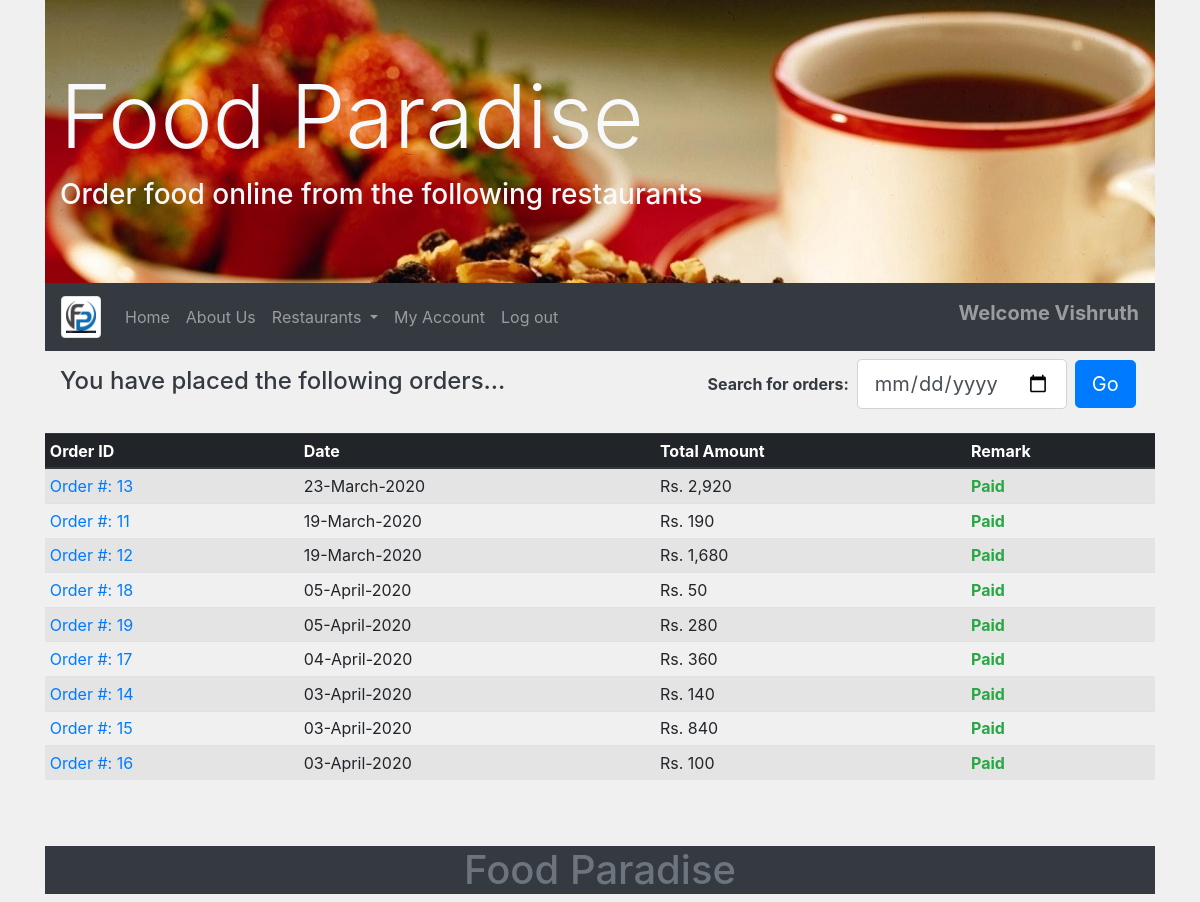
The page /view_bills.php (signed in) on the database as committed earlier.
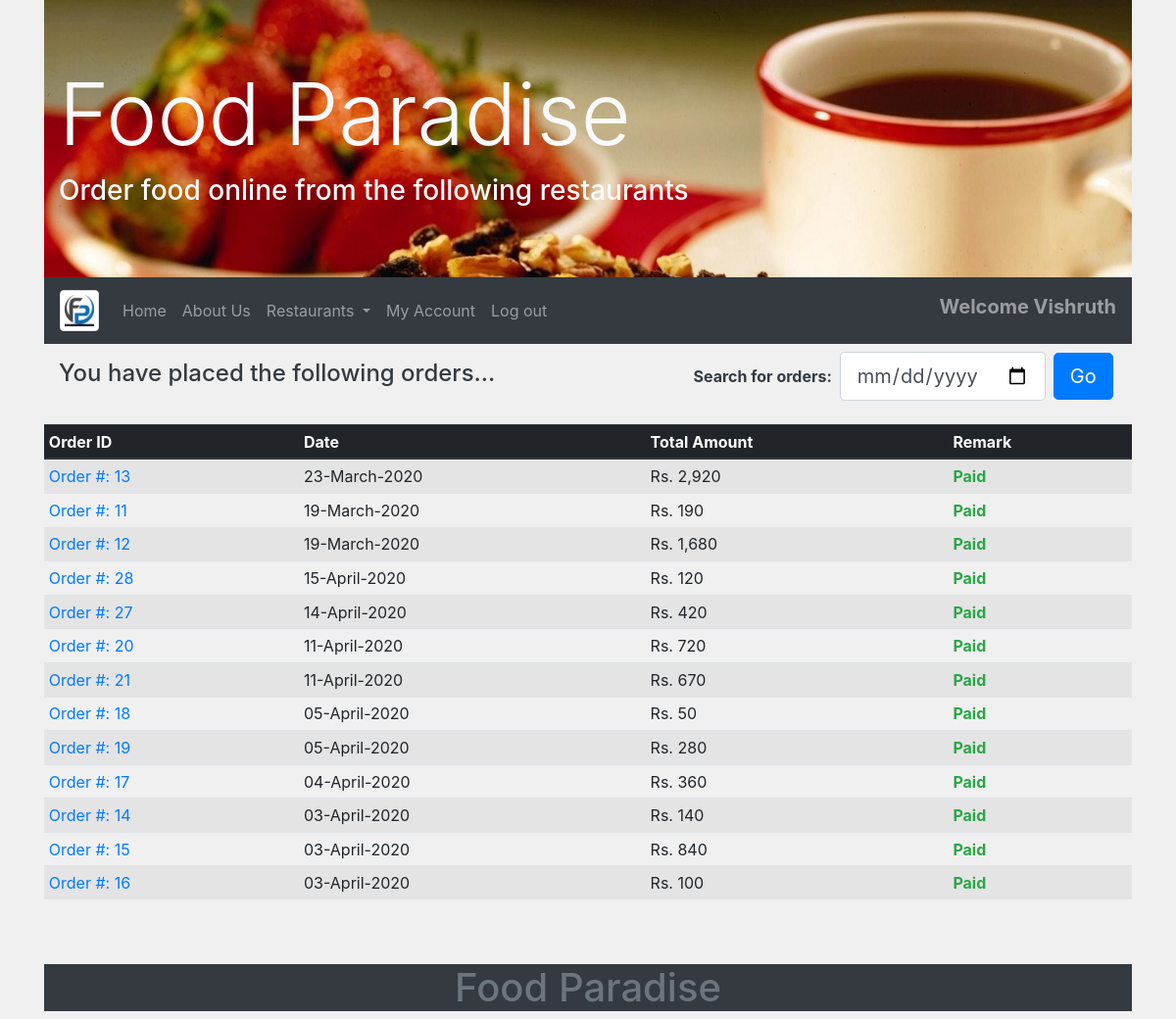
The same page on the database as committed later.
### tables this page shows
CREATE TABLE `bill` (
  `bill_no` int(11) NOT NULL,
  `o_id` int(11) NOT NULL,
  `c_id` int(11) NOT NULL,
  `total_amount` int(11) NOT NULL,
  `status` tinyint(5) NOT NULL DEFAULT 0,
  `date` date NOT NULL
);

### view_bills.php (the view, shortened to what this page needs)
<?php
    require_once 'include/dbcon.php';
    if (isset($_GET['search']) and !empty($_GET['bill_date'])) {
        $bill_date = $_GET['bill_date'];
        $sql = "SELECT o_id, DATE_FORMAT(date,'%d-%M-%Y') AS date, total_amount, status FROM bill WHERE c_id=$_SESSION[c_id] AND date='$bill_date' ORDER BY date DESC";
    }
    else {
        $sql = "SELECT o_id, DATE_FORMAT(date,'%d-%M-%Y') AS date, total_amount, status FROM bill WHERE c_id=$_SESSION[c_id] ORDER BY date DESC";
    }
    if ($result = mysqli_query($link, $sql)) {
        if(mysqli_num_rows($result) > 0) {
            $bills = mysqli_fetch_all($result, MYSQLI_ASSOC);
        }
        else {
            $no_bill=true;
        }
    }
    else {
    }
?>
<!doctype html>
<html lang="en">
  <head>
    <link rel="stylesheet" href="css/bootstrap.min.css">
    <link rel="stylesheet" type="text/css" href="css/main.css">
  </head>
  <body>
    <div class="container">
    <?php require 'include/header.php'; ?>
    <div class="container">
        <div class="row my-2">
            <div class="col-md-7">
                <?php if (!isset($no_bill)): ?>
                    <h4 class="text-dark mt-2">
                        You have placed the following orders...
                    </h4>
                <?php endif; ?>
            </div>
            <div class="col-md-5">
                <form class="form-inline" method="GET" action="<?php echo $_SERVER['PHP_SELF']; ?>">
                  <label class="text-dark font-weight-bold" for="date">Search for orders:</label>
                  <input name="bill_date" type="date" class="form-control form-control-lg mx-2" id="date">
                  <button type="submit" name="search" class="btn btn-lg btn-primary">Go</button>
                </form>
            </div>
        </div>
    </div>
    <?php if (isset($no_bill) and $no_bill === true): ?>
        <h2 class="text-muted text-center py-2 my-5">
            <?php if(isset($bill_date)): ?>
                No order on <?php echo $bill_date; ?>
            <?php else: ?>
                 No order has been placed yet
            <?php endif; ?>
        </h2>
    <?php else: ?>
        <div class="table-responsive">
            <table class="table table-striped table-sm my-3">
             <thead class="thead-dark">
                   <tr>
                     <th>Order ID</th>
                     <th>Date</th>
                     <th>Total Amount</th>
                     <th>Remark</th>
                   </tr>
              </thead>
               <tbody>
                    <?php foreach ($bills as $bill): ?>
                        <tr>
                            <td>
                                <a href="generate_bill.php?order_id=<?php echo $bill['o_id']; ?>" data-toggle="tooltip" data-placement="right" title="View the bill">Order #: <?php echo $bill['o_id']; ?></a>
                            </td>
                            <td> <?php echo $bill['date']; ?> </td>
                            <td> Rs. <?php echo number_format($bill['total_amount']); ?> </td>
                            <td>
                                <?php if($bill['status'] == 0): ?>
                                    <form class="form-inline cancel" action="view_bills.php" method="POST">
                                        <input type="hidden" name="o_id" value="<?php echo $bill['o_id']; ?>">
                                        <button type="submit" name="cancel_order" class="btn btn-danger btn-sm">Cancel Order</button>
                                    </form>
                                <?php else: ?>
                                    <strong class="text-success"> Paid </strong>
                                <?php endif; ?>
                            </td>
                        </tr>
                    <?php endforeach; ?>
              </tbody>
            </table>
        </div>
    <?php endif; ?>
    <?php require 'include/footer.php'; ?>
    </div>
  </body>
</html>

Rows that differ between the two databases and show on the page:
added bill: o "28", date "15-April-2020", total_amount "120", status "Paid"
added bill: o "27", date "14-April-2020", total_amount "420", status "Paid"
added bill: o "20", date "11-April-2020", total_amount "720", status "Paid"
added bill: o "21", date "11-April-2020", total_amount "670", status "Paid"
